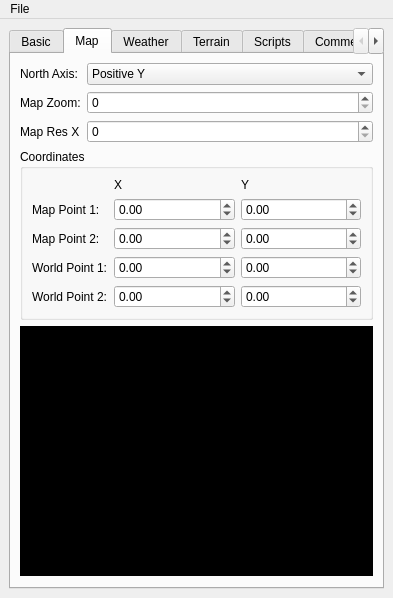
<?xml version="1.0" encoding="UTF-8"?>
<ui version="4.0">
 <class>MainWindow</class>
 <widget class="QMainWindow" name="MainWindow">
  <property name="geometry">
   <rect>
    <x>0</x>
    <y>0</y>
    <width>393</width>
    <height>479</height>
   </rect>
  </property>
  <property name="windowTitle">
   <string>MainWindow</string>
  </property>
  <widget class="QWidget" name="centralwidget">
   <layout class="QGridLayout" name="gridLayout">
    <item row="0" column="0">
     <widget class="QTabWidget" name="tabWidget">
      <property name="currentIndex">
       <number>1</number>
      </property>
      <widget class="QWidget" name="tab">
       <attribute name="title">
        <string>Basic</string>
       </attribute>
       <layout class="QVBoxLayout" name="verticalLayout_8">
        <item>
         <widget class="QGroupBox" name="groupBox_7">
          <property name="title">
           <string>Basic</string>
          </property>
          <layout class="QGridLayout" name="gridLayout_6">
           <item row="0" column="0">
            <layout class="QFormLayout" name="formLayout_7">
             <item row="0" column="0">
              <widget class="QLabel" name="label_20">
               <property name="text">
                <string>Name:</string>
               </property>
              </widget>
             </item>
             <item row="0" column="1">
              <layout class="QHBoxLayout" name="horizontalLayout_14" stretch="0">
               <item>
                <widget class="LocalizedStringLineEdit" name="nameEdit" native="true">
                 <property name="minimumSize">
                  <size>
                   <width>0</width>
                   <height>23</height>
                  </size>
                 </property>
                </widget>
               </item>
              </layout>
             </item>
             <item row="1" column="0">
              <widget class="QLabel" name="label_21">
               <property name="text">
                <string>Tag:</string>
               </property>
              </widget>
             </item>
             <item row="1" column="1">
              <layout class="QHBoxLayout" name="horizontalLayout_15">
               <item>
                <widget class="QLineEdit" name="tagEdit"/>
               </item>
               <item>
                <widget class="QPushButton" name="tagGenerateButton">
                 <property name="maximumSize">
                  <size>
                   <width>26</width>
                   <height>16777215</height>
                  </size>
                 </property>
                 <property name="text">
                  <string>-</string>
                 </property>
                </widget>
               </item>
              </layout>
             </item>
             <item row="2" column="0">
              <widget class="QLabel" name="label_22">
               <property name="text">
                <string>Camera:</string>
               </property>
              </widget>
             </item>
             <item row="2" column="1">
              <layout class="QHBoxLayout" name="horizontalLayout_16">
               <item>
                <widget class="ComboBox2DA" name="cameraStyleSelect"/>
               </item>
               <item>
                <spacer name="horizontalSpacer_5">
                 <property name="orientation">
                  <enum>Qt::Horizontal</enum>
                 </property>
                 <property name="sizeType">
                  <enum>QSizePolicy::Fixed</enum>
                 </property>
                 <property name="sizeHint" stdset="0">
                  <size>
                   <width>32</width>
                   <height>17</height>
                  </size>
                 </property>
                </spacer>
               </item>
              </layout>
             </item>
             <item row="3" column="1">
              <layout class="QHBoxLayout" name="horizontalLayout_17">
               <item>
                <widget class="QLineEdit" name="envmapEdit">
                 <property name="maxLength">
                  <number>16</number>
                 </property>
                </widget>
               </item>
               <item>
                <spacer name="horizontalSpacer_4">
                 <property name="orientation">
                  <enum>Qt::Horizontal</enum>
                 </property>
                 <property name="sizeType">
                  <enum>QSizePolicy::Fixed</enum>
                 </property>
                 <property name="sizeHint" stdset="0">
                  <size>
                   <width>32</width>
                   <height>17</height>
                  </size>
                 </property>
                </spacer>
               </item>
              </layout>
             </item>
             <item row="3" column="0">
              <widget class="QLabel" name="label_23">
               <property name="text">
                <string>Default Envmap:</string>
               </property>
              </widget>
             </item>
            </layout>
           </item>
          </layout>
         </widget>
        </item>
        <item>
         <widget class="QGroupBox" name="groupBox_8">
          <property name="title">
           <string>Advanced</string>
          </property>
          <layout class="QVBoxLayout" name="verticalLayout_6">
           <item>
            <widget class="QCheckBox" name="disableTransitCheck">
             <property name="text">
              <string>Disable Transit</string>
             </property>
            </widget>
           </item>
           <item>
            <widget class="QCheckBox" name="unescapableCheck">
             <property name="text">
              <string>Unescapable</string>
             </property>
            </widget>
           </item>
           <item>
            <layout class="QFormLayout" name="formLayout_8">
             <item row="0" column="0">
              <widget class="QLabel" name="label_24">
               <property name="text">
                <string>Alpha Test:</string>
               </property>
              </widget>
             </item>
             <item row="0" column="1">
              <widget class="QDoubleSpinBox" name="alphaTestSpin">
               <property name="minimum">
                <double>-100.000000000000000</double>
               </property>
               <property name="maximum">
                <double>10000.000000000000000</double>
               </property>
              </widget>
             </item>
            </layout>
           </item>
          </layout>
         </widget>
        </item>
        <item>
         <widget class="QGroupBox" name="groupBox_9">
          <property name="title">
           <string>Stealth XP Bonus</string>
          </property>
          <layout class="QVBoxLayout" name="verticalLayout_7">
           <item>
            <widget class="QCheckBox" name="stealthCheck">
             <property name="text">
              <string>Enabled</string>
             </property>
            </widget>
           </item>
           <item>
            <layout class="QFormLayout" name="formLayout_9">
             <item row="0" column="0">
              <widget class="QLabel" name="label_25">
               <property name="text">
                <string>Max:</string>
               </property>
              </widget>
             </item>
             <item row="0" column="1">
              <widget class="QSpinBox" name="stealthMaxSpin">
               <property name="maximum">
                <number>100000</number>
               </property>
              </widget>
             </item>
             <item row="1" column="0">
              <widget class="QLabel" name="label_26">
               <property name="text">
                <string>Loss:</string>
               </property>
              </widget>
             </item>
             <item row="1" column="1">
              <widget class="QSpinBox" name="stealthLossSpin">
               <property name="maximum">
                <number>100000</number>
               </property>
              </widget>
             </item>
            </layout>
           </item>
          </layout>
         </widget>
        </item>
        <item>
         <spacer name="verticalSpacer_3">
          <property name="orientation">
           <enum>Qt::Vertical</enum>
          </property>
          <property name="sizeHint" stdset="0">
           <size>
            <width>20</width>
            <height>23</height>
           </size>
          </property>
         </spacer>
        </item>
       </layout>
      </widget>
      <widget class="QWidget" name="tab_6">
       <attribute name="title">
        <string>Map</string>
       </attribute>
       <layout class="QVBoxLayout" name="verticalLayout_9">
        <item>
         <layout class="QFormLayout" name="formLayout_11">
          <item row="0" column="0">
           <widget class="QLabel" name="label_34">
            <property name="text">
             <string>North Axis:</string>
            </property>
           </widget>
          </item>
          <item row="0" column="1">
           <widget class="QComboBox" name="mapAxisSelect">
            <item>
             <property name="text">
              <string>Positive Y</string>
             </property>
            </item>
            <item>
             <property name="text">
              <string>Negative Y</string>
             </property>
            </item>
            <item>
             <property name="text">
              <string>Positive X</string>
             </property>
            </item>
            <item>
             <property name="text">
              <string>Negative X</string>
             </property>
            </item>
           </widget>
          </item>
          <item row="1" column="0">
           <widget class="QLabel" name="label_35">
            <property name="text">
             <string>Map Zoom:</string>
            </property>
           </widget>
          </item>
          <item row="1" column="1">
           <widget class="QSpinBox" name="mapZoomSpin">
            <property name="maximum">
             <number>1000000</number>
            </property>
           </widget>
          </item>
          <item row="2" column="0">
           <widget class="QLabel" name="label_40">
            <property name="text">
             <string>Map Res X</string>
            </property>
           </widget>
          </item>
          <item row="2" column="1">
           <widget class="QSpinBox" name="mapResXSpin">
            <property name="maximum">
             <number>1000000</number>
            </property>
           </widget>
          </item>
         </layout>
        </item>
        <item>
         <widget class="QGroupBox" name="groupBox_10">
          <property name="title">
           <string>Coordinates</string>
          </property>
          <layout class="QGridLayout" name="gridLayout_7">
           <item row="0" column="0">
            <layout class="QFormLayout" name="formLayout_10">
             <item row="1" column="0">
              <widget class="QLabel" name="label_27">
               <property name="text">
                <string>Map Point 1:</string>
               </property>
              </widget>
             </item>
             <item row="1" column="1">
              <layout class="QHBoxLayout" name="horizontalLayout_19">
               <item>
                <widget class="QDoubleSpinBox" name="mapImageX1Spin">
                 <property name="minimum">
                  <double>-100000.000000000000000</double>
                 </property>
                 <property name="maximum">
                  <double>100000.000000000000000</double>
                 </property>
                </widget>
               </item>
               <item>
                <widget class="QDoubleSpinBox" name="mapImageY1Spin">
                 <property name="minimum">
                  <double>-100000.000000000000000</double>
                 </property>
                 <property name="maximum">
                  <double>100000.000000000000000</double>
                 </property>
                 <property name="singleStep">
                  <double>1.000000000000000</double>
                 </property>
                </widget>
               </item>
              </layout>
             </item>
             <item row="2" column="0">
              <widget class="QLabel" name="label_28">
               <property name="text">
                <string>Map Point 2:</string>
               </property>
              </widget>
             </item>
             <item row="3" column="0">
              <widget class="QLabel" name="label_29">
               <property name="text">
                <string>World Point 1:</string>
               </property>
              </widget>
             </item>
             <item row="4" column="0">
              <widget class="QLabel" name="label_30">
               <property name="text">
                <string>World Point 2:</string>
               </property>
              </widget>
             </item>
             <item row="3" column="1">
              <layout class="QHBoxLayout" name="horizontalLayout_20">
               <item>
                <widget class="QDoubleSpinBox" name="mapWorldX1Spin">
                 <property name="minimum">
                  <double>-100000.000000000000000</double>
                 </property>
                 <property name="maximum">
                  <double>100000.000000000000000</double>
                 </property>
                </widget>
               </item>
               <item>
                <widget class="QDoubleSpinBox" name="mapWorldY1Spin">
                 <property name="minimum">
                  <double>-100000.000000000000000</double>
                 </property>
                 <property name="maximum">
                  <double>100000.000000000000000</double>
                 </property>
                </widget>
               </item>
              </layout>
             </item>
             <item row="2" column="1">
              <layout class="QHBoxLayout" name="horizontalLayout_21">
               <item>
                <widget class="QDoubleSpinBox" name="mapImageX2Spin">
                 <property name="minimum">
                  <double>-100000.000000000000000</double>
                 </property>
                 <property name="maximum">
                  <double>100000.000000000000000</double>
                 </property>
                </widget>
               </item>
               <item>
                <widget class="QDoubleSpinBox" name="mapImageY2Spin">
                 <property name="minimum">
                  <double>-100000.000000000000000</double>
                 </property>
                 <property name="maximum">
                  <double>100000.000000000000000</double>
                 </property>
                </widget>
               </item>
              </layout>
             </item>
             <item row="4" column="1">
              <layout class="QHBoxLayout" name="horizontalLayout_22">
               <item>
                <widget class="QDoubleSpinBox" name="mapWorldX2Spin">
                 <property name="minimum">
                  <double>-100000.000000000000000</double>
                 </property>
                 <property name="maximum">
                  <double>100000.000000000000000</double>
                 </property>
                </widget>
               </item>
               <item>
                <widget class="QDoubleSpinBox" name="mapWorldY2Spin">
                 <property name="minimum">
                  <double>-1000000.000000000000000</double>
                 </property>
                 <property name="maximum">
                  <double>100000.000000000000000</double>
                 </property>
                </widget>
               </item>
              </layout>
             </item>
             <item row="0" column="0">
              <widget class="QLabel" name="label_31">
               <property name="text">
                <string/>
               </property>
              </widget>
             </item>
             <item row="0" column="1">
              <layout class="QHBoxLayout" name="horizontalLayout_23" stretch="1,1">
               <item>
                <widget class="QLabel" name="label_32">
                 <property name="text">
                  <string>X</string>
                 </property>
                </widget>
               </item>
               <item>
                <widget class="QLabel" name="label_33">
                 <property name="text">
                  <string>Y</string>
                 </property>
                </widget>
               </item>
              </layout>
             </item>
            </layout>
           </item>
          </layout>
         </widget>
        </item>
        <item>
         <widget class="WalkmeshRenderer" name="minimapRenderer" native="true">
          <property name="sizePolicy">
           <sizepolicy hsizetype="MinimumExpanding" vsizetype="MinimumExpanding">
            <horstretch>0</horstretch>
            <verstretch>0</verstretch>
           </sizepolicy>
          </property>
          <property name="mouseTracking">
           <bool>true</bool>
          </property>
          <property name="focusPolicy">
           <enum>Qt::StrongFocus</enum>
          </property>
          <property name="contextMenuPolicy">
           <enum>Qt::CustomContextMenu</enum>
          </property>
          <property name="styleSheet">
           <string notr="true">background: black;</string>
          </property>
          <property name="minimumSize">
           <size>
            <width>0</width>
            <height>250</height>
           </size>
          </property>
         </widget>
        </item>
        <item>
         <spacer name="verticalSpacer_4">
          <property name="orientation">
           <enum>Qt::Vertical</enum>
          </property>
          <property name="sizeHint" stdset="0">
           <size>
            <width>20</width>
            <height>171</height>
           </size>
          </property>
         </spacer>
        </item>
       </layout>
      </widget>
      <widget class="QWidget" name="tab_3">
       <attribute name="title">
        <string>Weather</string>
       </attribute>
       <layout class="QVBoxLayout" name="verticalLayout_5">
        <item>
         <widget class="QGroupBox" name="groupBox_3">
          <property name="title">
           <string>Fog</string>
          </property>
          <layout class="QVBoxLayout" name="verticalLayout_2">
           <item>
            <widget class="QCheckBox" name="fogEnabledCheck">
             <property name="text">
              <string>Enabled</string>
             </property>
            </widget>
           </item>
           <item>
            <layout class="QFormLayout" name="formLayout_3">
             <item row="0" column="1">
              <layout class="QHBoxLayout" name="horizontalLayout_9">
               <item>
                <widget class="ColorEdit" name="fogColorEdit" native="true">
                 <property name="minimumSize">
                  <size>
                   <width>0</width>
                   <height>20</height>
                  </size>
                 </property>
                 <property name="maximumSize">
                  <size>
                   <width>16777215</width>
                   <height>20</height>
                  </size>
                 </property>
                </widget>
               </item>
              </layout>
             </item>
             <item row="1" column="0">
              <widget class="QLabel" name="label_12">
               <property name="text">
                <string>Near Distance:</string>
               </property>
              </widget>
             </item>
             <item row="1" column="1">
              <widget class="QDoubleSpinBox" name="fogNearSpin">
               <property name="maximum">
                <double>1000.000000000000000</double>
               </property>
              </widget>
             </item>
             <item row="2" column="0">
              <widget class="QLabel" name="label_13">
               <property name="text">
                <string>Far Distance:</string>
               </property>
              </widget>
             </item>
             <item row="2" column="1">
              <widget class="QDoubleSpinBox" name="fogFarSpin">
               <property name="maximum">
                <double>1000.000000000000000</double>
               </property>
              </widget>
             </item>
             <item row="0" column="0">
              <widget class="QLabel" name="label_14">
               <property name="text">
                <string>Color:</string>
               </property>
              </widget>
             </item>
            </layout>
           </item>
          </layout>
         </widget>
        </item>
        <item>
         <widget class="QGroupBox" name="groupBox_6">
          <property name="title">
           <string>Lighting</string>
          </property>
          <layout class="QGridLayout" name="gridLayout_4">
           <item row="0" column="0">
            <layout class="QFormLayout" name="formLayout_5">
             <item row="0" column="0">
              <widget class="QLabel" name="label_16">
               <property name="text">
                <string>Ambient:</string>
               </property>
              </widget>
             </item>
             <item row="0" column="1">
              <layout class="QHBoxLayout" name="horizontalLayout_11">
               <item>
                <widget class="ColorEdit" name="ambientColorEdit" native="true">
                 <property name="minimumSize">
                  <size>
                   <width>0</width>
                   <height>20</height>
                  </size>
                 </property>
                 <property name="maximumSize">
                  <size>
                   <width>16777215</width>
                   <height>20</height>
                  </size>
                 </property>
                </widget>
               </item>
              </layout>
             </item>
             <item row="1" column="0">
              <widget class="QLabel" name="label_19">
               <property name="text">
                <string>Diffuse:</string>
               </property>
              </widget>
             </item>
             <item row="2" column="0">
              <widget class="QLabel" name="label_18">
               <property name="text">
                <string>Dynamic:</string>
               </property>
              </widget>
             </item>
             <item row="1" column="1">
              <layout class="QHBoxLayout" name="horizontalLayout_12">
               <item>
                <widget class="ColorEdit" name="diffuseColorEdit" native="true">
                 <property name="minimumSize">
                  <size>
                   <width>0</width>
                   <height>20</height>
                  </size>
                 </property>
                 <property name="maximumSize">
                  <size>
                   <width>16777215</width>
                   <height>20</height>
                  </size>
                 </property>
                </widget>
               </item>
              </layout>
             </item>
             <item row="2" column="1">
              <layout class="QHBoxLayout" name="horizontalLayout_13">
               <item>
                <widget class="ColorEdit" name="dynamicColorEdit" native="true">
                 <property name="minimumSize">
                  <size>
                   <width>0</width>
                   <height>20</height>
                  </size>
                 </property>
                 <property name="maximumSize">
                  <size>
                   <width>16777215</width>
                   <height>20</height>
                  </size>
                 </property>
                </widget>
               </item>
              </layout>
             </item>
            </layout>
           </item>
          </layout>
         </widget>
        </item>
        <item>
         <layout class="QHBoxLayout" name="horizontalLayout_10">
          <item>
           <widget class="QGroupBox" name="groupBox_4">
            <property name="title">
             <string>Weather Effects</string>
            </property>
            <layout class="QVBoxLayout" name="verticalLayout_3">
             <item>
              <layout class="QFormLayout" name="formLayout_6">
               <item row="0" column="0">
                <widget class="QLabel" name="label_17">
                 <property name="text">
                  <string>Wind:</string>
                 </property>
                </widget>
               </item>
               <item row="0" column="1">
                <widget class="QComboBox" name="windPowerSelect">
                 <item>
                  <property name="text">
                   <string>None</string>
                  </property>
                 </item>
                 <item>
                  <property name="text">
                   <string>Weak</string>
                  </property>
                 </item>
                 <item>
                  <property name="text">
                   <string>Strong</string>
                  </property>
                 </item>
                </widget>
               </item>
              </layout>
             </item>
             <item>
              <widget class="QCheckBox" name="rainCheck">
               <property name="text">
                <string>Rain</string>
               </property>
              </widget>
             </item>
             <item>
              <widget class="QCheckBox" name="snowCheck">
               <property name="text">
                <string>Snow</string>
               </property>
              </widget>
             </item>
             <item>
              <widget class="QCheckBox" name="lightningCheck">
               <property name="text">
                <string>Lightning</string>
               </property>
              </widget>
             </item>
            </layout>
           </widget>
          </item>
          <item>
           <widget class="QGroupBox" name="groupBox_5">
            <property name="title">
             <string>Shadows</string>
            </property>
            <layout class="QVBoxLayout" name="verticalLayout_4">
             <item>
              <widget class="QCheckBox" name="shadowsCheck">
               <property name="text">
                <string>Enabled</string>
               </property>
              </widget>
             </item>
             <item>
              <layout class="QFormLayout" name="formLayout_4">
               <item row="0" column="0">
                <widget class="QLabel" name="label_15">
                 <property name="text">
                  <string>Opacity:</string>
                 </property>
                </widget>
               </item>
               <item row="0" column="1">
                <widget class="QSpinBox" name="shadowsSpin">
                 <property name="maximum">
                  <number>255</number>
                 </property>
                </widget>
               </item>
              </layout>
             </item>
             <item>
              <spacer name="spacer">
               <property name="orientation">
                <enum>Qt::Vertical</enum>
               </property>
               <property name="sizeHint" stdset="0">
                <size>
                 <width>20</width>
                 <height>40</height>
                </size>
               </property>
              </spacer>
             </item>
            </layout>
           </widget>
          </item>
         </layout>
        </item>
        <item>
         <spacer name="verticalSpacer_2">
          <property name="orientation">
           <enum>Qt::Vertical</enum>
          </property>
          <property name="sizeHint" stdset="0">
           <size>
            <width>20</width>
            <height>19</height>
           </size>
          </property>
         </spacer>
        </item>
       </layout>
      </widget>
      <widget class="QWidget" name="tab_2">
       <attribute name="title">
        <string>Terrain</string>
       </attribute>
       <layout class="QVBoxLayout" name="verticalLayout">
        <item>
         <widget class="QGroupBox" name="groupBox">
          <property name="title">
           <string>Grass</string>
          </property>
          <layout class="QGridLayout" name="gridLayout_2">
           <item row="0" column="0">
            <layout class="QFormLayout" name="formLayout">
             <item row="0" column="0">
              <widget class="QLabel" name="label">
               <property name="text">
                <string>Texture:</string>
               </property>
              </widget>
             </item>
             <item row="0" column="1">
              <widget class="QLineEdit" name="grassTextureEdit">
               <property name="maxLength">
                <number>16</number>
               </property>
              </widget>
             </item>
             <item row="1" column="0">
              <widget class="QLabel" name="label_2">
               <property name="text">
                <string>Diffuse:</string>
               </property>
              </widget>
             </item>
             <item row="1" column="1">
              <layout class="QHBoxLayout" name="horizontalLayout">
               <item>
                <widget class="ColorEdit" name="grassDiffuseEdit" native="true">
                 <property name="minimumSize">
                  <size>
                   <width>0</width>
                   <height>20</height>
                  </size>
                 </property>
                 <property name="maximumSize">
                  <size>
                   <width>16777215</width>
                   <height>20</height>
                  </size>
                 </property>
                </widget>
               </item>
              </layout>
             </item>
             <item row="3" column="0">
              <widget class="QLabel" name="grassEmissiveLabel">
               <property name="text">
                <string>Emissive:</string>
               </property>
              </widget>
             </item>
             <item row="3" column="1">
              <layout class="QHBoxLayout" name="horizontalLayout_2">
               <item>
                <widget class="ColorEdit" name="grassEmissiveEdit" native="true">
                 <property name="minimumSize">
                  <size>
                   <width>0</width>
                   <height>20</height>
                  </size>
                 </property>
                 <property name="maximumSize">
                  <size>
                   <width>16777215</width>
                   <height>20</height>
                  </size>
                 </property>
                </widget>
               </item>
              </layout>
             </item>
             <item row="2" column="0">
              <widget class="QLabel" name="label_4">
               <property name="text">
                <string>Ambient:</string>
               </property>
              </widget>
             </item>
             <item row="2" column="1">
              <layout class="QHBoxLayout" name="horizontalLayout_3">
               <item>
                <widget class="ColorEdit" name="grassAmbientEdit" native="true">
                 <property name="minimumSize">
                  <size>
                   <width>0</width>
                   <height>20</height>
                  </size>
                 </property>
                 <property name="maximumSize">
                  <size>
                   <width>16777215</width>
                   <height>20</height>
                  </size>
                 </property>
                </widget>
               </item>
              </layout>
             </item>
             <item row="4" column="0">
              <widget class="QLabel" name="label_5">
               <property name="text">
                <string>Density:</string>
               </property>
              </widget>
             </item>
             <item row="5" column="0">
              <widget class="QLabel" name="label_6">
               <property name="text">
                <string>Size:</string>
               </property>
              </widget>
             </item>
             <item row="6" column="0">
              <widget class="QLabel" name="label_7">
               <property name="text">
                <string>Probability:</string>
               </property>
              </widget>
             </item>
             <item row="4" column="1">
              <widget class="QDoubleSpinBox" name="grassDensitySpin"/>
             </item>
             <item row="5" column="1">
              <widget class="QDoubleSpinBox" name="grassSizeSpin"/>
             </item>
             <item row="6" column="1">
              <layout class="QHBoxLayout" name="horizontalLayout_4">
               <item>
                <widget class="QDoubleSpinBox" name="grassProbULSpin"/>
               </item>
               <item>
                <widget class="QDoubleSpinBox" name="grassProbURSpin"/>
               </item>
               <item>
                <widget class="QDoubleSpinBox" name="grassProbLLSpin"/>
               </item>
               <item>
                <widget class="QDoubleSpinBox" name="grassProbLRSpin"/>
               </item>
              </layout>
             </item>
            </layout>
           </item>
          </layout>
         </widget>
        </item>
        <item>
         <widget class="QGroupBox" name="dirtGroup">
          <property name="title">
           <string>Dirt</string>
          </property>
          <layout class="QGridLayout" name="gridLayout_3">
           <item row="0" column="0">
            <layout class="QFormLayout" name="formLayout_2">
             <item row="0" column="0">
              <widget class="QLabel" name="label_8">
               <property name="text">
                <string>Color:</string>
               </property>
              </widget>
             </item>
             <item row="0" column="1">
              <layout class="QHBoxLayout" name="horizontalLayout_5">
               <item>
                <layout class="QHBoxLayout" name="horizontalLayout_25">
                 <item>
                  <widget class="ColorEdit" name="dirtColor1Edit" native="true">
                   <property name="minimumSize">
                    <size>
                     <width>0</width>
                     <height>20</height>
                    </size>
                   </property>
                   <property name="maximumSize">
                    <size>
                     <width>16777215</width>
                     <height>20</height>
                    </size>
                   </property>
                  </widget>
                 </item>
                </layout>
               </item>
               <item>
                <layout class="QHBoxLayout" name="horizontalLayout_24">
                 <item>
                  <widget class="ColorEdit" name="dirtColor2Edit" native="true">
                   <property name="minimumSize">
                    <size>
                     <width>0</width>
                     <height>20</height>
                    </size>
                   </property>
                   <property name="maximumSize">
                    <size>
                     <width>16777215</width>
                     <height>20</height>
                    </size>
                   </property>
                  </widget>
                 </item>
                </layout>
               </item>
               <item>
                <layout class="QHBoxLayout" name="horizontalLayout_18">
                 <item>
                  <widget class="ColorEdit" name="dirtColor3Edit" native="true">
                   <property name="minimumSize">
                    <size>
                     <width>0</width>
                     <height>20</height>
                    </size>
                   </property>
                   <property name="maximumSize">
                    <size>
                     <width>16777215</width>
                     <height>20</height>
                    </size>
                   </property>
                  </widget>
                 </item>
                </layout>
               </item>
              </layout>
             </item>
             <item row="1" column="0">
              <widget class="QLabel" name="label_9">
               <property name="text">
                <string>Formula:</string>
               </property>
              </widget>
             </item>
             <item row="2" column="0">
              <widget class="QLabel" name="label_10">
               <property name="text">
                <string>Function:</string>
               </property>
              </widget>
             </item>
             <item row="3" column="0">
              <widget class="QLabel" name="label_11">
               <property name="text">
                <string>Size:</string>
               </property>
              </widget>
             </item>
             <item row="1" column="1">
              <layout class="QHBoxLayout" name="horizontalLayout_6">
               <item>
                <widget class="QSpinBox" name="dirtFormula1Spin">
                 <property name="maximum">
                  <number>2147483647</number>
                 </property>
                </widget>
               </item>
               <item>
                <widget class="QSpinBox" name="dirtFormula2Spin">
                 <property name="maximum">
                  <number>2147483647</number>
                 </property>
                </widget>
               </item>
               <item>
                <widget class="QSpinBox" name="dirtFormula3Spin">
                 <property name="maximum">
                  <number>2147483647</number>
                 </property>
                </widget>
               </item>
              </layout>
             </item>
             <item row="2" column="1">
              <layout class="QHBoxLayout" name="horizontalLayout_7">
               <item>
                <widget class="QSpinBox" name="dirtFunction1Spin">
                 <property name="maximum">
                  <number>2147483647</number>
                 </property>
                </widget>
               </item>
               <item>
                <widget class="QSpinBox" name="dirtFunction2Spin">
                 <property name="maximum">
                  <number>2147483647</number>
                 </property>
                </widget>
               </item>
               <item>
                <widget class="QSpinBox" name="dirtFunction3Spin">
                 <property name="maximum">
                  <number>2147483647</number>
                 </property>
                </widget>
               </item>
              </layout>
             </item>
             <item row="3" column="1">
              <layout class="QHBoxLayout" name="horizontalLayout_8">
               <item>
                <widget class="QSpinBox" name="dirtSize1Spin">
                 <property name="maximum">
                  <number>2147483647</number>
                 </property>
                </widget>
               </item>
               <item>
                <widget class="QSpinBox" name="dirtSize2Spin">
                 <property name="maximum">
                  <number>2147483647</number>
                 </property>
                </widget>
               </item>
               <item>
                <widget class="QSpinBox" name="dirtSize3Spin">
                 <property name="maximum">
                  <number>2147483647</number>
                 </property>
                </widget>
               </item>
              </layout>
             </item>
            </layout>
           </item>
          </layout>
         </widget>
        </item>
        <item>
         <spacer name="verticalSpacer">
          <property name="orientation">
           <enum>Qt::Vertical</enum>
          </property>
          <property name="sizeHint" stdset="0">
           <size>
            <width>20</width>
            <height>21</height>
           </size>
          </property>
         </spacer>
        </item>
       </layout>
      </widget>
      <widget class="QWidget" name="tab_4">
       <attribute name="title">
        <string>Scripts</string>
       </attribute>
       <layout class="QVBoxLayout" name="verticalLayout_10">
        <item>
         <layout class="QFormLayout" name="formLayout_12">
          <item row="0" column="0">
           <widget class="QLabel" name="label_36">
            <property name="text">
             <string>OnEnter:</string>
            </property>
           </widget>
          </item>
          <item row="0" column="1">
           <widget class="FilterComboBox" name="onEnterSelect"/>
          </item>
          <item row="1" column="0">
           <widget class="QLabel" name="label_37">
            <property name="text">
             <string>OnExit:</string>
            </property>
           </widget>
          </item>
          <item row="2" column="0">
           <widget class="QLabel" name="label_38">
            <property name="text">
             <string>OnHearbeat:</string>
            </property>
           </widget>
          </item>
          <item row="3" column="0">
           <widget class="QLabel" name="label_39">
            <property name="text">
             <string>OnUserDefined:</string>
            </property>
           </widget>
          </item>
          <item row="1" column="1">
           <widget class="FilterComboBox" name="onExitSelect"/>
          </item>
          <item row="2" column="1">
           <widget class="FilterComboBox" name="onHeartbeatSelect"/>
          </item>
          <item row="3" column="1">
           <widget class="FilterComboBox" name="onUserDefinedSelect"/>
          </item>
         </layout>
        </item>
        <item>
         <spacer name="verticalSpacer_5">
          <property name="orientation">
           <enum>Qt::Vertical</enum>
          </property>
          <property name="sizeHint" stdset="0">
           <size>
            <width>20</width>
            <height>287</height>
           </size>
          </property>
         </spacer>
        </item>
       </layout>
      </widget>
      <widget class="QWidget" name="tab_5">
       <attribute name="title">
        <string>Comments</string>
       </attribute>
       <layout class="QGridLayout" name="gridLayout_5">
        <item row="0" column="0">
         <widget class="QPlainTextEdit" name="commentsEdit"/>
        </item>
       </layout>
      </widget>
     </widget>
    </item>
   </layout>
  </widget>
  <widget class="QMenuBar" name="menubar">
   <property name="geometry">
    <rect>
     <x>0</x>
     <y>0</y>
     <width>393</width>
     <height>22</height>
    </rect>
   </property>
   <widget class="QMenu" name="menuNew">
    <property name="title">
     <string>File</string>
    </property>
    <addaction name="actionNew"/>
    <addaction name="actionOpen"/>
    <addaction name="actionSave"/>
    <addaction name="actionSaveAs"/>
    <addaction name="actionRevert"/>
    <addaction name="separator"/>
    <addaction name="actionExit"/>
   </widget>
   <addaction name="menuNew"/>
  </widget>
  <action name="actionNew">
   <property name="text">
    <string>New</string>
   </property>
  </action>
  <action name="actionOpen">
   <property name="text">
    <string>Open</string>
   </property>
  </action>
  <action name="actionSave">
   <property name="text">
    <string>Save</string>
   </property>
  </action>
  <action name="actionSaveAs">
   <property name="text">
    <string>Save As</string>
   </property>
  </action>
  <action name="actionRevert">
   <property name="text">
    <string>Revert</string>
   </property>
  </action>
  <action name="actionExit">
   <property name="text">
    <string>Exit</string>
   </property>
  </action>
 </widget>
 <customwidgets>
  <customwidget>
   <class>WalkmeshRenderer</class>
   <extends>QWidget</extends>
   <header location="global">toolset.gui.widgets.renderer.walkmesh</header>
   <container>1</container>
  </customwidget>
  <customwidget>
   <class>LocalizedStringLineEdit</class>
   <extends>QWidget</extends>
   <header location="global">toolset.gui.widgets.edit.locstring</header>
   <container>1</container>
  </customwidget>
  <customwidget>
   <class>ComboBox2DA</class>
   <extends>QComboBox</extends>
   <header location="global">toolset.gui.widgets.edit.combobox_2da</header>
  </customwidget>
  <customwidget>
   <class>ColorEdit</class>
   <extends>QWidget</extends>
   <header location="global">toolset.gui.widgets.edit.color</header>
   <container>1</container>
  </customwidget>
  <customwidget>
   <class>FilterComboBox</class>
   <extends>QComboBox</extends>
   <header location="global">utility.ui_libraries.qt.widgets.widgets.combobox</header>
  </customwidget>
 </customwidgets>
 <resources/>
 <connections/>
</ui>
